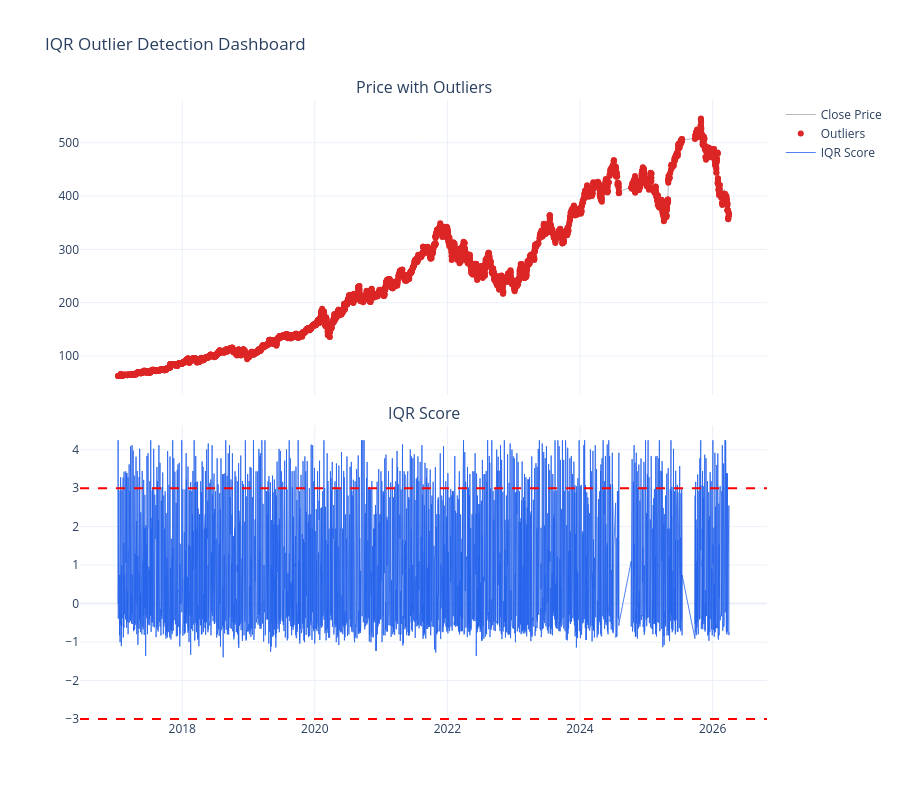

Write notebook code for a chart like this one.
### Code cell
# Inter-Quartile Range (IQR)

if "df_model" not in globals():
    raise ValueError("df_model not found. Run feature-engineering cell first.")

if "features" not in globals():
    features = [
        "spread_pct",
        "vwap_deviation",
        "return_1h",
        "log_return",
        "high_low_range",
        "vol_6h",
        "vol_24h",
    ]

if "COLORS" not in globals():
    COLORS = {"price": "#2563eb", "anomaly": "#dc2626", "normal": "#6b7280"}

part = df_model.copy().sort_values("quote_datetime").reset_index(drop=True)
active_features = [c for c in features if c in part.columns]
window_iqr = 30
roll_window = 20

for col in active_features:
    q1 = part[col].rolling(window_iqr).quantile(0.25)
    q3 = part[col].rolling(window_iqr).quantile(0.75)
    iqr = q3 - q1
    part[f"{col}_iqr_flag"] = (
        (part[col] < (q1 - 1.5 * iqr)) | (part[col] > (q3 + 1.5 * iqr))
    ).astype(int)

iqr_cols = [f"{c}_iqr_flag" for c in active_features if f"{c}_iqr_flag" in part.columns]
part["iqr_agg"] = part[iqr_cols].sum(axis=1)
part["iqr_flag"] = (part["iqr_agg"] > 0).astype(int)

mu = part["iqr_agg"].rolling(roll_window).mean()
sd = part["iqr_agg"].rolling(roll_window).std()
part["iqr_z20"] = (part["iqr_agg"] - mu) / (sd + 1e-8)

flagged = part[part["iqr_flag"] == 1]

fig = make_subplots(
    rows=2,
    cols=1,
    shared_xaxes=True,
    vertical_spacing=0.05,
    subplot_titles=("Price with Outliers", "IQR Score"),
)

fig.add_trace(
    go.Scatter(
        x=part["quote_datetime"],
        y=part["close"],
        name="Close Price",
        line=dict(color=COLORS["normal"], width=1),
        opacity=0.5,
    ),
    row=1,
    col=1,
)

fig.add_trace(
    go.Scatter(
        x=flagged["quote_datetime"],
        y=flagged["close"],
        mode="markers",
        name="Outliers",
        marker=dict(color=COLORS["anomaly"], size=6),
    ),
    row=1,
    col=1,
)

fig.add_trace(
    go.Scatter(
        x=part["quote_datetime"],
        y=part["iqr_z20"],
        name="IQR Score",
        line=dict(color=COLORS["price"], width=0.8),
    ),
    row=2,
    col=1,
)

fig.add_hline(y=3, line_dash="dash", line_color="red", row=2, col=1)
fig.add_hline(y=-3, line_dash="dash", line_color="red", row=2, col=1)

fig.update_layout(
    height=800,
    title_text="IQR Outlier Detection Dashboard",
    template="plotly_white",
    showlegend=True,
)
fig.show()

print("IQR anomalies:", int(part["iqr_flag"].sum()))

### Figure 1 — Plotly figure (JSON) as saved in the notebook; plotly's stock layout.template omitted (floating-point values rounded to 4 significant figures; data arrays with more than 128 entries replaced by an {"elided": "..."} marker saying what was removed)
{"data": [{"line": {"color": "#6b7280", "width": 1}, "name": "Close Price", "opacity": 0.5, "type": "scatter", "x": {"elided": "15477 str values"}, "xaxis": "x", "y": {"elided": "15477 float values"}, "yaxis": "y"}, {"marker": {"color": "#dc2626", "size": 6}, "mode": "markers", "name": "Outliers", "type": "scatter", "x": {"elided": "4907 str values"}, "xaxis": "x", "y": {"elided": "4907 float values"}, "yaxis": "y"}, {"line": {"color": "#2563eb", "width": 0.8}, "name": "IQR Score", "type": "scatter", "x": {"elided": "15477 str values"}, "xaxis": "x2", "y": {"elided": "15477 float values"}, "yaxis": "y2"}], "layout": {"annotations": [{"font": {"size": 16}, "showarrow": false, "text": "Price with Outliers", "x": 0.5, "xanchor": "center", "xref": "paper", "y": 1, "yanchor": "bottom", "yref": "paper"}, {"font": {"size": 16}, "showarrow": false, "text": "IQR Score", "x": 0.5, "xanchor": "center", "xref": "paper", "y": 0.475, "yanchor": "bottom", "yref": "paper"}], "height": 800, "shapes": [{"line": {"color": "red", "dash": "dash"}, "type": "line", "x0": 0, "x1": 1, "xref": "x2 domain", "y0": 3, "y1": 3, "yref": "y2"}, {"line": {"color": "red", "dash": "dash"}, "type": "line", "x0": 0, "x1": 1, "xref": "x2 domain", "y0": -3, "y1": -3, "yref": "y2"}], "showlegend": true, "title": {"text": "IQR Outlier Detection Dashboard"}, "xaxis": {"anchor": "y", "domain": [0, 1], "matches": "x2", "showticklabels": false}, "xaxis2": {"anchor": "y2", "domain": [0, 1]}, "yaxis": {"anchor": "x", "domain": [0.525, 1]}, "yaxis2": {"anchor": "x2", "domain": [0, 0.475]}}}
